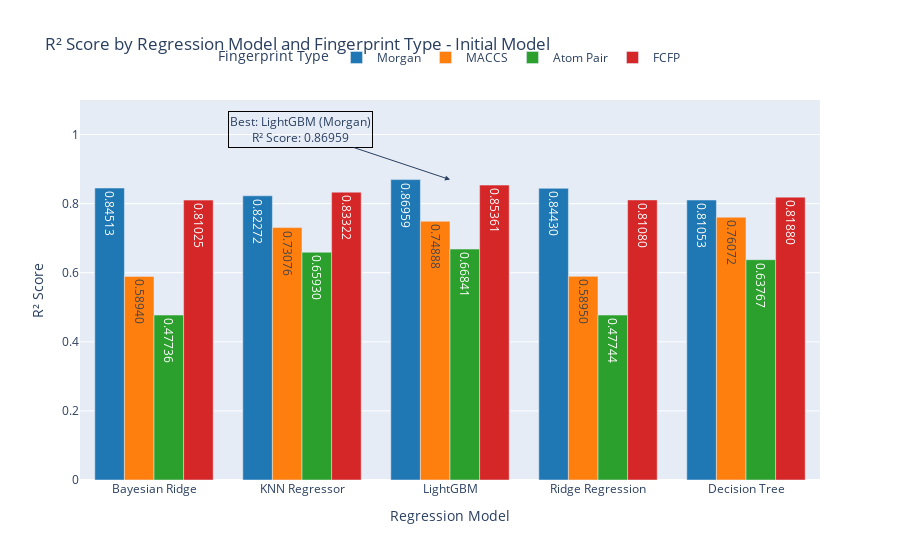
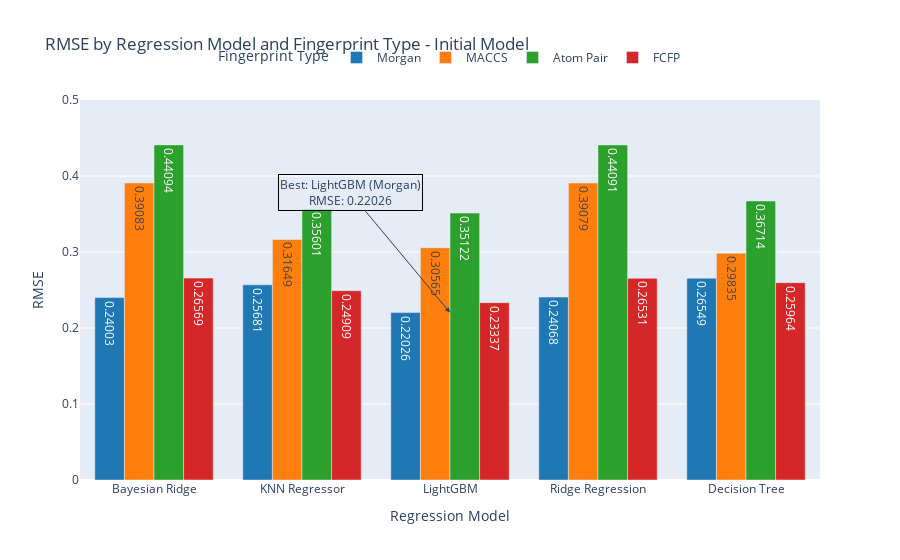
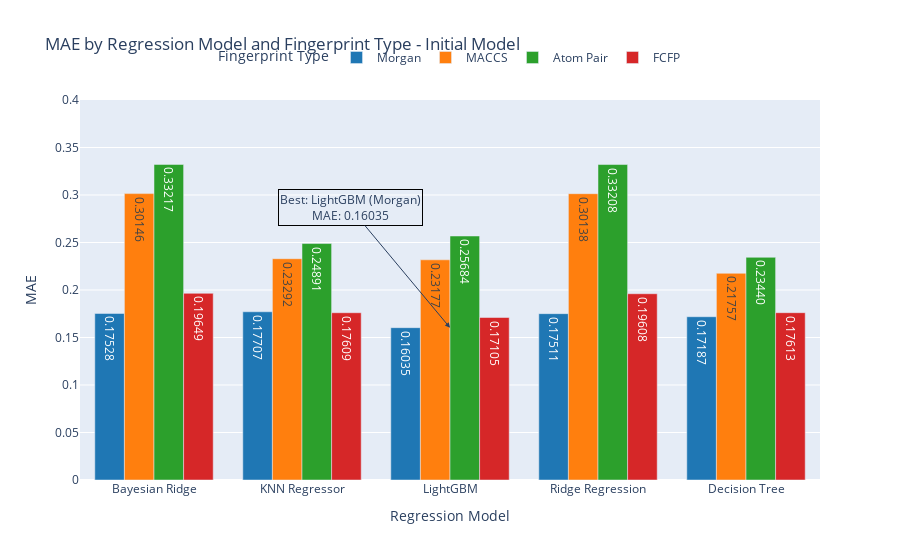

Notebook source saved alongside these figures, in order:
### Code cell
import plotly.graph_objects as go
import pandas as pd

# Define colors
colors = ['#1f77b4', '#ff7f0e', '#2ca02c', '#d62728', '#9467bd', '#8c564b']

# Find the best combinations for each metric
best_r2 = results_df.loc[results_df['R² Score'].idxmax()]
best_rmse = results_df.loc[results_df['RMSE'].idxmin()]
best_mae = results_df.loc[results_df['MAE'].idxmin()]

# Create traces for R² Score
fig_r2 = go.Figure()
for idx, fingerprint_type in enumerate(results_df['Fingerprint Type'].unique()):
    subset = results_df[results_df['Fingerprint Type'] == fingerprint_type]
    fig_r2.add_trace(go.Bar(
        x=subset['Regression Model'],
        y=subset['R² Score'],
        name=fingerprint_type,
        text=[f'{val:.5f}' for val in subset['R² Score']],
        textposition='inside',
        marker_color=colors[idx % len(colors)],
    ))

fig_r2.update_layout(
    title='R² Score by Regression Model and Fingerprint Type - Initial Model',
    xaxis_title='Regression Model',
    yaxis_title='R² Score',
    yaxis=dict(range=[0, 1.1]),
    barmode='group',
    legend_title='Fingerprint Type',
    legend=dict(orientation="h", yanchor="top", y=1.15, xanchor="center", x=0.5)
)

fig_r2.add_annotation(
    x=best_r2['Regression Model'],
    y=best_r2['R² Score'],
    text=f"Best: {best_r2['Regression Model']} ({best_r2['Fingerprint Type']})<br>R² Score: {best_r2['R² Score']:.5f}",
    showarrow=True,
    arrowhead=2,
    ax=-150,
    ay=-50,
    bordercolor="black",
    borderwidth=1
)

# Create traces for RMSE
fig_rmse = go.Figure()
for idx, fingerprint_type in enumerate(results_df['Fingerprint Type'].unique()):
    subset = results_df[results_df['Fingerprint Type'] == fingerprint_type]
    fig_rmse.add_trace(go.Bar(
        x=subset['Regression Model'],
        y=subset['RMSE'],
        name=fingerprint_type,
        text=[f'{val:.5f}' for val in subset['RMSE']],
        textposition='inside',
        marker_color=colors[idx % len(colors)],
    ))

fig_rmse.update_layout(
    title='RMSE by Regression Model and Fingerprint Type - Initial Model',
    xaxis_title='Regression Model',
    yaxis_title='RMSE',
    yaxis=dict(range=[0, 0.5]),
    barmode='group',
    legend_title='Fingerprint Type',
    legend=dict(orientation="h", yanchor="top", y=1.15, xanchor="center", x=0.5)
)

fig_rmse.add_annotation(
    x=best_rmse['Regression Model'],
    y=best_rmse['RMSE'],
    text=f"Best: {best_rmse['Regression Model']} ({best_rmse['Fingerprint Type']})<br>RMSE: {best_rmse['RMSE']:.5f}",
    showarrow=True,
    arrowhead=2,
    ax=-100,
    ay=-120,
    bordercolor="black",
    borderwidth=1
)

# Create traces for MAE
fig_mae = go.Figure()
for idx, fingerprint_type in enumerate(results_df['Fingerprint Type'].unique()):
    subset = results_df[results_df['Fingerprint Type'] == fingerprint_type]
    fig_mae.add_trace(go.Bar(
        x=subset['Regression Model'],
        y=subset['MAE'],
        name=fingerprint_type,
        text=[f'{val:.5f}' for val in subset['MAE']],
        textposition='inside',
        marker_color=colors[idx % len(colors)],
    ))

fig_mae.update_layout(
    title='MAE by Regression Model and Fingerprint Type - Initial Model',
    xaxis_title='Regression Model',
    yaxis_title='MAE',
    yaxis=dict(range=[0, 0.4]),
    barmode='group',
    legend_title='Fingerprint Type',
    legend=dict(orientation="h", yanchor="top", y=1.15, xanchor="center", x=0.5)
)

fig_mae.add_annotation(
    x=best_mae['Regression Model'],
    y=best_mae['MAE'],
    text=f"Best: {best_mae['Regression Model']} ({best_mae['Fingerprint Type']})<br>MAE: {best_mae['MAE']:.5f}",
    showarrow=True,
    arrowhead=2,
    ax=-100,
    ay=-120,
    bordercolor="black",
    borderwidth=1
)

# Show the plots
fig_r2.show()
fig_rmse.show()
fig_mae.show()

### Figure 1 — Plotly figure (JSON) as saved in the notebook; plotly's stock layout.template omitted (floating-point values rounded to 4 significant figures)
{"data": [{"marker": {"color": "#1f77b4"}, "name": "Morgan", "text": ["0.84513", "0.82272", "0.86959", "0.84430", "0.81053"], "textposition": "inside", "type": "bar", "x": ["Bayesian Ridge", "KNN Regressor", "LightGBM", "Ridge Regression", "Decision Tree"], "y": [0.8451, 0.8227, 0.8696, 0.8443, 0.8105]}, {"marker": {"color": "#ff7f0e"}, "name": "MACCS", "text": ["0.58940", "0.73076", "0.74888", "0.58950", "0.76072"], "textposition": "inside", "type": "bar", "x": ["Bayesian Ridge", "KNN Regressor", "LightGBM", "Ridge Regression", "Decision Tree"], "y": [0.5894, 0.7308, 0.7489, 0.5895, 0.7607]}, {"marker": {"color": "#2ca02c"}, "name": "Atom Pair", "text": ["0.47736", "0.65930", "0.66841", "0.47744", "0.63767"], "textposition": "inside", "type": "bar", "x": ["Bayesian Ridge", "KNN Regressor", "LightGBM", "Ridge Regression", "Decision Tree"], "y": [0.4774, 0.6593, 0.6684, 0.4774, 0.6377]}, {"marker": {"color": "#d62728"}, "name": "FCFP", "text": ["0.81025", "0.83322", "0.85361", "0.81080", "0.81880"], "textposition": "inside", "type": "bar", "x": ["Bayesian Ridge", "KNN Regressor", "LightGBM", "Ridge Regression", "Decision Tree"], "y": [0.8103, 0.8332, 0.8536, 0.8108, 0.8188]}], "layout": {"annotations": [{"arrowhead": 2, "ax": -150, "ay": -50, "bordercolor": "black", "borderwidth": 1, "showarrow": true, "text": "Best: LightGBM (Morgan)<br>R² Score: 0.86959", "x": "LightGBM", "y": 0.8696}], "barmode": "group", "legend": {"orientation": "h", "title": {"text": "Fingerprint Type"}, "x": 0.5, "xanchor": "center", "y": 1.15, "yanchor": "top"}, "title": {"text": "R² Score by Regression Model and Fingerprint Type - Initial Model"}, "xaxis": {"title": {"text": "Regression Model"}}, "yaxis": {"range": [0, 1.1], "title": {"text": "R² Score"}}}}

### Figure 2 — Plotly figure (JSON) as saved in the notebook; plotly's stock layout.template omitted (floating-point values rounded to 4 significant figures)
{"data": [{"marker": {"color": "#1f77b4"}, "name": "Morgan", "text": ["0.24003", "0.25681", "0.22026", "0.24068", "0.26549"], "textposition": "inside", "type": "bar", "x": ["Bayesian Ridge", "KNN Regressor", "LightGBM", "Ridge Regression", "Decision Tree"], "y": [0.24, 0.2568, 0.2203, 0.2407, 0.2655]}, {"marker": {"color": "#ff7f0e"}, "name": "MACCS", "text": ["0.39083", "0.31649", "0.30565", "0.39079", "0.29835"], "textposition": "inside", "type": "bar", "x": ["Bayesian Ridge", "KNN Regressor", "LightGBM", "Ridge Regression", "Decision Tree"], "y": [0.3908, 0.3165, 0.3056, 0.3908, 0.2984]}, {"marker": {"color": "#2ca02c"}, "name": "Atom Pair", "text": ["0.44094", "0.35601", "0.35122", "0.44091", "0.36714"], "textposition": "inside", "type": "bar", "x": ["Bayesian Ridge", "KNN Regressor", "LightGBM", "Ridge Regression", "Decision Tree"], "y": [0.4409, 0.356, 0.3512, 0.4409, 0.3671]}, {"marker": {"color": "#d62728"}, "name": "FCFP", "text": ["0.26569", "0.24909", "0.23337", "0.26531", "0.25964"], "textposition": "inside", "type": "bar", "x": ["Bayesian Ridge", "KNN Regressor", "LightGBM", "Ridge Regression", "Decision Tree"], "y": [0.2657, 0.2491, 0.2334, 0.2653, 0.2596]}], "layout": {"annotations": [{"arrowhead": 2, "ax": -100, "ay": -120, "bordercolor": "black", "borderwidth": 1, "showarrow": true, "text": "Best: LightGBM (Morgan)<br>RMSE: 0.22026", "x": "LightGBM", "y": 0.2203}], "barmode": "group", "legend": {"orientation": "h", "title": {"text": "Fingerprint Type"}, "x": 0.5, "xanchor": "center", "y": 1.15, "yanchor": "top"}, "title": {"text": "RMSE by Regression Model and Fingerprint Type - Initial Model"}, "xaxis": {"title": {"text": "Regression Model"}}, "yaxis": {"range": [0, 0.5], "title": {"text": "RMSE"}}}}

### Figure 3 — Plotly figure (JSON) as saved in the notebook; plotly's stock layout.template omitted (floating-point values rounded to 4 significant figures)
{"data": [{"marker": {"color": "#1f77b4"}, "name": "Morgan", "text": ["0.17528", "0.17707", "0.16035", "0.17511", "0.17187"], "textposition": "inside", "type": "bar", "x": ["Bayesian Ridge", "KNN Regressor", "LightGBM", "Ridge Regression", "Decision Tree"], "y": [0.1753, 0.1771, 0.1603, 0.1751, 0.1719]}, {"marker": {"color": "#ff7f0e"}, "name": "MACCS", "text": ["0.30146", "0.23292", "0.23177", "0.30138", "0.21757"], "textposition": "inside", "type": "bar", "x": ["Bayesian Ridge", "KNN Regressor", "LightGBM", "Ridge Regression", "Decision Tree"], "y": [0.3015, 0.2329, 0.2318, 0.3014, 0.2176]}, {"marker": {"color": "#2ca02c"}, "name": "Atom Pair", "text": ["0.33217", "0.24891", "0.25684", "0.33208", "0.23440"], "textposition": "inside", "type": "bar", "x": ["Bayesian Ridge", "KNN Regressor", "LightGBM", "Ridge Regression", "Decision Tree"], "y": [0.3322, 0.2489, 0.2568, 0.3321, 0.2344]}, {"marker": {"color": "#d62728"}, "name": "FCFP", "text": ["0.19649", "0.17609", "0.17105", "0.19608", "0.17613"], "textposition": "inside", "type": "bar", "x": ["Bayesian Ridge", "KNN Regressor", "LightGBM", "Ridge Regression", "Decision Tree"], "y": [0.1965, 0.1761, 0.1711, 0.1961, 0.1761]}], "layout": {"annotations": [{"arrowhead": 2, "ax": -100, "ay": -120, "bordercolor": "black", "borderwidth": 1, "showarrow": true, "text": "Best: LightGBM (Morgan)<br>MAE: 0.16035", "x": "LightGBM", "y": 0.1603}], "barmode": "group", "legend": {"orientation": "h", "title": {"text": "Fingerprint Type"}, "x": 0.5, "xanchor": "center", "y": 1.15, "yanchor": "top"}, "title": {"text": "MAE by Regression Model and Fingerprint Type - Initial Model"}, "xaxis": {"title": {"text": "Regression Model"}}, "yaxis": {"range": [0, 0.4], "title": {"text": "MAE"}}}}
